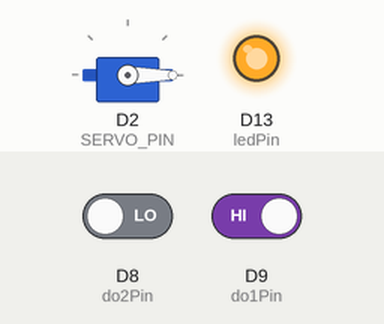
Recording of a sketch running on a simulated Seeed XIAO (SAMD21). On the bench: servo, output pins drawn as LEDs (lit = HIGH). The inputs (shaded band) are chosen by the test bench; at power-on: D9 (do1Pin) HIGH, D8 (do2Pin) LOW.

Above: at 3.5 s.
3.6 s: D9 (do1Pin) driven LOW
At 4.08 s:
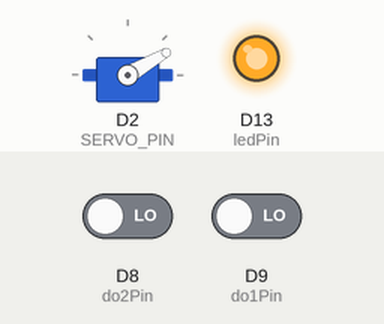
At 4.68 s:
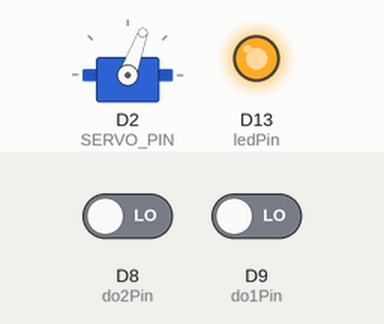
6.6 s: D9 (do1Pin) driven HIGH
At 6.79 s:
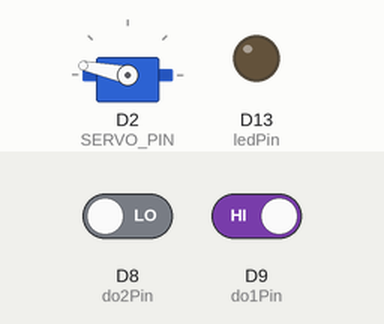
Timing chart, 0 to 10.8 s (numbered marks = the images above; inputs shaded):
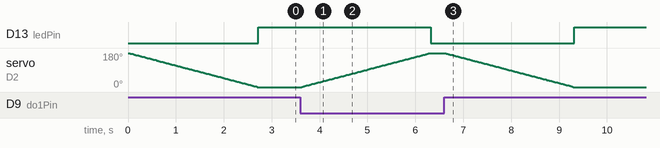

Measured:
- after the input at 3.6 s, D13 (ledPin): HIGH → LOW after 2.7 s; servo on D2 (SERVO_PIN): moves from 0° to 180° over 2.7 s, starting at once
- after the input at 6.6 s, D13 (ledPin): LOW → HIGH after 2.7 s; servo on D2 (SERVO_PIN): moves from 180° to 0° over 2.7 s, starting at once

The sketch:

servoControl-XIAO.ino
```cpp
/*
This code is used to control the gripper of GOFA robot
The target arduino board is the XIAO RP2040
Author: edwinDOS

Libraries required:
-Seeed SAMD Boards
*/

// Incluímos la librería para poder controlar el servo
#include <Servo.h>

Servo myservo;               // create servo object to control a servo
// Definimos el pin D2 de la XIAO RP2040
const int SERVO_PIN = D2;
int ledPin = 13;             // LED connected to digital pin 13
int do1Pin = 9;              // robot output 1 connected to digital pin D9
int do2Pin = 8;              // robot output 2 connected to digital pin D8
int do1State = 0;            // variable to store the read value
int do2State = 0;            // variable to store the read value
bool gripperStatus = false;  //flag to identify the gripper status
int pos = 0;                 // variable to store the servo position

void setup() {
  myservo.attach(SERVO_PIN);        // Iniciamos el servo para que empiece a trabajar con el pin D2 GPIO28 como salida PWM
  pinMode(ledPin, OUTPUT);  // sets the digital pin 13 as output
  pinMode(do1Pin, INPUT);   // sets the digital pin D9 as input
  pinMode(do2Pin, INPUT);   // sets the digital pin D8 as input
  myservo.write(180);       // moves servo to open position for initialization
  // initialize serial communication:
  //Serial.begin(9600); // Uncomment to debug by console
}

void loop() {

  do1State = digitalRead(do1Pin);  // read the input from the robot via DO1 signal
  do2State = digitalRead(do2Pin);  // read the input from the robot via DO2 signal
  digitalWrite(ledPin, do1State);  // sets the LED to the DI1's value

  //Serial.print("DO2: ");
  //Serial.println(do2State);
  //myservo.write(180);
  //delay(1000);
  //myservo.write(0);
  //delay(5000);

  if (do1State == 0 && gripperStatus == true) {
    for (pos = 0; pos <= 180; pos += 1) {  // goes from 0 degrees to 180 degrees
      // in steps of 1 degree
      myservo.write(pos);  // tell servo to go to position in variable 'pos'
      digitalWrite(ledPin, 1);
      delay(15);  // waits 15 ms for the servo to reach the position
    }
    gripperStatus = false;  //
  }

  if (do1State == 1 && gripperStatus == false) {
    for (pos = 180; pos >= 0; pos -= 1) {  // goes from 180 degrees to 0 degrees
      myservo.write(pos);                  // tell servo to go to position in variable 'pos'
      digitalWrite(ledPin, 0);
      delay(15);  // waits 15 ms for the servo to reach the position
    }
    gripperStatus = true;  // Gripper closed
  }
}
```
